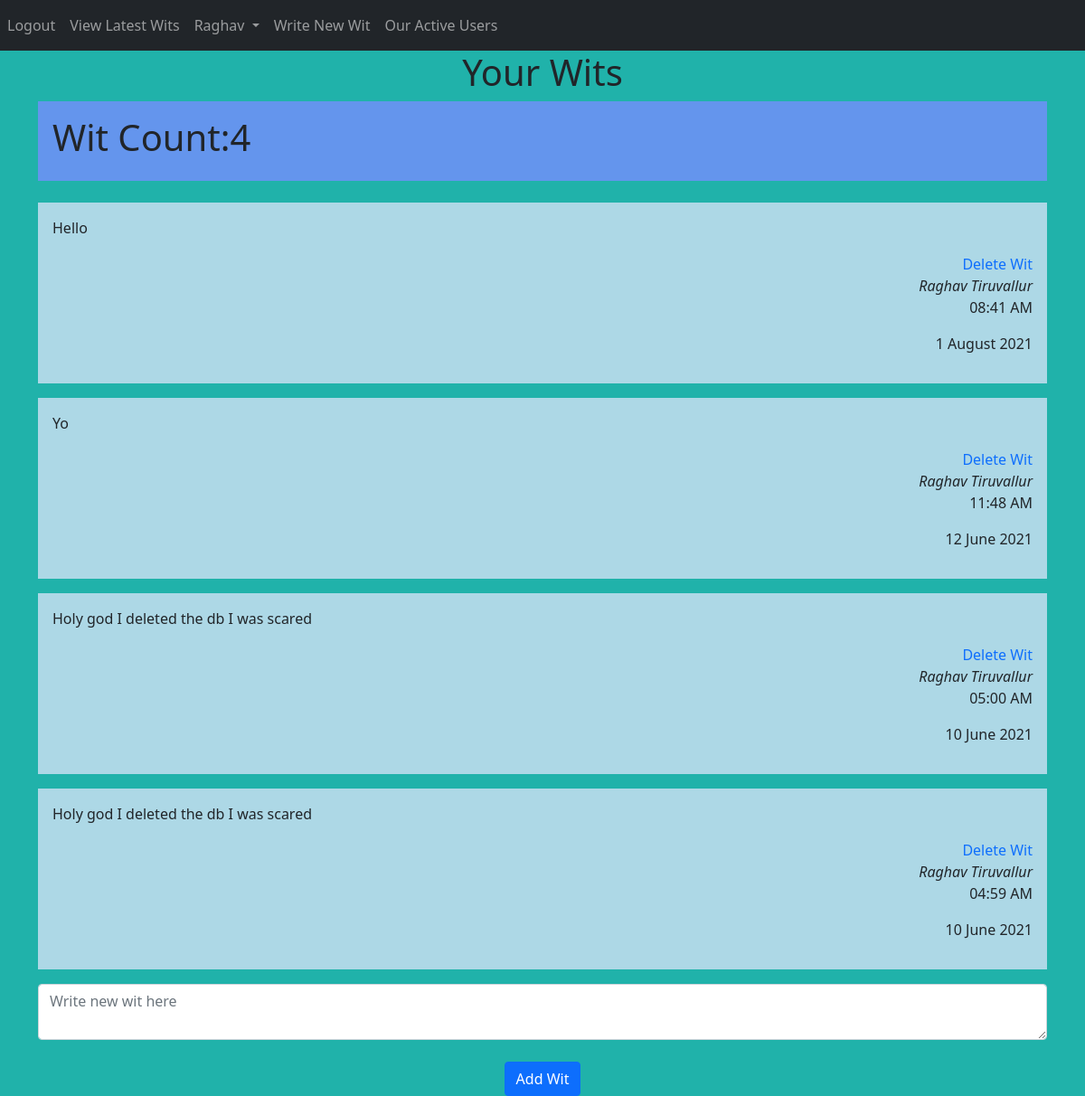
The app's page /writeBlog (signed in) with its own data.
### Website/models.py (models this page shows)
class User(db.Model,UserMixin):
    id=db.Column(db.Integer,primary_key=True)
    email=db.Column(db.String(100),unique=True)
    phoneNumber=db.Column(db.String(10),unique=True)
    password=db.Column(db.String(100))
    firstName=db.Column(db.String(100))
    lastName=db.Column(db.String(100))
    blogs=db.relationship('Blog')

class Blog(db.Model):
      id=db.Column(db.Integer,primary_key=True)
      data=db.Column(db.String(10000))
      date=db.Column(db.DateTime(timezone=True),default=func.now())
      userId=db.Column(db.Integer,db.ForeignKey('user.id'))

### Website/views.py (the view, shortened to what this page needs)
@views.route("/writeBlog",methods=["GET","POST"])
def writeBlog():
    myblogs=current_user.blogs[::-1]
    dates=list(map(lambda x:[x.date.strftime("%-d %B %Y"),x.date.strftime("%I:%M %p")],current_user.blogs))[::-1]
    blogLength=len(myblogs)
    return render_template("home.html",user=current_user,length=blogLength,dates=dates,myblogs=myblogs)

### Website/__init__.py (called while the page is built)
def createApp():
    app=Flask(__name__)
    app.config['SECRET_KEY']='adflsbvgaj'
    app.config['SQLALCHEMY_DATABASE_URI']=f'sqlite:///{DB_NAME}'
    db.init_app(app)
    from .views import views
    from .auth import auth
    app.register_blueprint(views,url_prefix='/')
    app.register_blueprint(auth,url_prefix='/')
    from .models import User,Blog
    createDB(app)
    login_manager=LoginManager()
    login_manager.login_view='views.welcome'
    login_manager.init_app(app)
    @login_manager.user_loader
    def loadUser(id):
         return User.query.get(int(id))
    return app

### Website/templates/home.html (shortened to what this page needs)
{% extends "base.html"%}
{% block content %}
<h1 align="center">Your Wits</h1>
<div class="card-body" style="background-color:cornflowerblue;">
    <h1>Wit Count:{{length}}</h1>
</div>
<br/>
<ul class="list-group list-group-flush">
{% for i in range(length)%}
<figure>
    <div class="card-body" style="background-color:lightblue;">
      <p>{{myblogs[i].data}}</p>
    <div align="right">
        <a href="/delete/{{user.id}}" style="text-decoration: none" >Delete Wit</a>
        <br/>
        <cite align="right">{{user.firstName + " "+ user.lastName}}</cite>
        <p>{{dates[i][1]}}</p>
        <p>{{dates[i][0]}}</p>
    </div>
      </div>
  </figure>
{% endfor %}
</ul>
<form method="POST">
    <textarea name="blog" id="blog" class="form-control" placeholder="Write new wit here"></textarea><br/>
    <div align="center">
        <button type="submit" class="btn btn-primary">Add Wit</button>
    </div>
</form>
{% endblock %}

### Website/templates/base.html (shortened to what this page needs)
<!DOCTYPE html>
<html>
<head>
    <link href="https://cdn.jsdelivr.net/npm/bootstrap@5.0.1/dist/css/bootstrap.min.css" rel="stylesheet">
</head>
<body style="background-color: lightseagreen;">
    <nav class="navbar navbar-expand-lg navbar-dark bg-dark">
          <div class="collapse navbar-collapse" id="navbar">
            <ul class="navbar-nav me-auto mb-2 mb-lg-0">
              <li class="nav-item">
                {% if user.is_authenticated%}
                <a class="nav-item nav-link" id="logout" href="/logout">Logout</a>
              </li>
              <li>
                <a class="nav-item nav-link" id="home" href="/">View Latest Wits</a>
              </li>
              <li class="nav-item dropdown">
                <a class="nav-link dropdown-toggle" href="#" id="navbarDropdown" role="button" data-bs-toggle="dropdown" aria-expanded="false">
                  {{user.firstName}}
                </a>
                <li>
                <a class="nav-item nav-link" id="viewblogs" href="/writeBlog">Write New Wit</a>
                </li>
                <li>
                  <a class="nav-item nav-link" id="viewblogs" href="/bloggers">Our Active Users</a>
                </li>
              </li>
        {%endif%}
      </nav>
      <div class="container">
          {%block content%}
          {%endblock%}
      </div>
</body>
</html>

### Website/templates/base.html (style rules this page uses)
a { text-decoration: none; }

### records on screen
User: firstName "Raghav", firstName+lastName "Raghav Tiruvallur" "Raghav Tiruvallur" "Raghav Tiruvallur" "Raghav Tiruvallur"
Blog: data "Hello"
Blog: data "Yo"
Blog: data "Holy god I deleted the db I was scared"
Blog: data "Holy god I deleted the db I was scared"

### other values on screen
{{ length }} "4"
{{ dates[i][1] }} "08:41 AM" "11:48 AM" "05:00 AM" "04:59 AM"
{{ dates[i][0] }} "1 August 2021" "12 June 2021" "10 June 2021" "10 June 2021"
